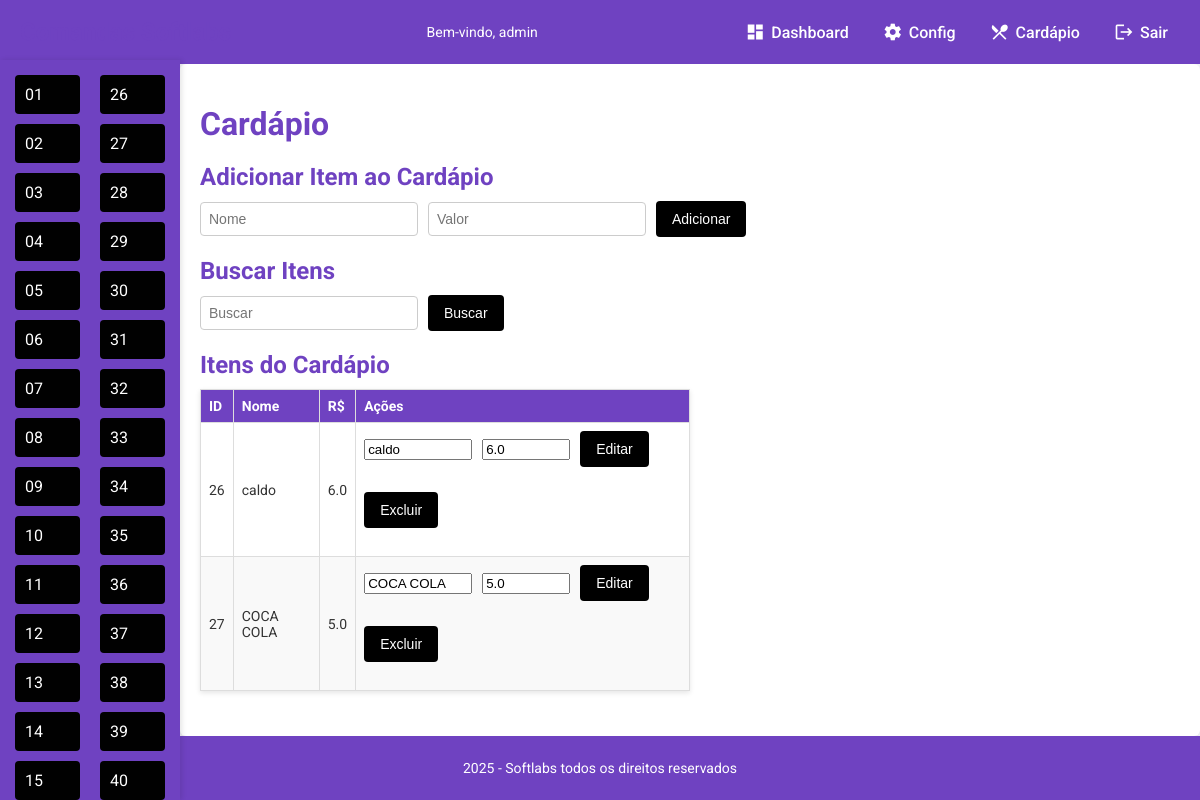
Screenshot of /espetocarioca/cardapio (signed in) with the database file from the repository.
### tables this page shows
CREATE TABLE cardapio (
        id INTEGER PRIMARY KEY AUTOINCREMENT,
        nome TEXT NOT NULL,
        valor_de_entrada REAL NOT NULL,
        quantidade INTEGER
    );

### app.py (the view, shortened to what this page needs)
@app.route('/espetocarioca/cardapio', methods=['GET', 'POST'])
@login_required
def espettocarioca_cardapio():
    username = obter_usuario_logado()
    conn = sqlite3.connect('databases/user_databases/espetocarioca.db')
    cur = conn.cursor()
    search_query = request.args.get('search', '')
    if search_query:
        cur.execute('SELECT * FROM cardapio WHERE nome LIKE ?', ('%' + search_query + '%',))
    else:
        cur.execute('SELECT * FROM cardapio')
    itens = cur.fetchall()
    conn.close()
    return render_template('espetocarioca/cardapio.html', itens=itens, username=username)

### app.py (called while the page is built)
def login_required(f):
    from functools import wraps
    @wraps(f)
    def decorated_function(*args, **kwargs):
        if 'username' not in session:
            return redirect(url_for('login'))
        return f(*args, **kwargs)
    return decorated_function

def obter_usuario_logado():
    return session.get('username', 'Administrador')

@app.context_processor
def inject_numero_de_mesas():
    conn = sqlite3.connect('databases/user_databases/espetocarioca.db')
    cursor = conn.cursor()
    cursor.execute("SELECT valor FROM configuracoes WHERE chave = 'numero_de_mesas'")
    result = cursor.fetchone()
    conn.close()
    numero_de_mesas = int(result[0]) if result else 0
    return dict(numero_de_mesas=numero_de_mesas)

def get_numero_de_mesas():
    conn = sqlite3.connect('databases/user_databases/espetocarioca.db')
    cursor = conn.cursor()
    cursor.execute("SELECT valor FROM configuracoes WHERE chave = 'numero_de_mesas'")
    result = cursor.fetchone()
    conn.close()
    return int(result[0]) if result else 0

def jinja_min(a, b):
    return min(a, b)

### templates/espetocarioca/cardapio.html (shortened to what this page needs)
{% extends "espetocarioca/base.html" %}
{% block content %}
<h1>Cardápio</h1>
<h2>Adicionar Item ao Cardápio</h2>
<form method="post" class="form-inline">
<div class="input-field">
    <input type="text" id="nome" name="nome" placeholder="Nome" required>
</div>
<div class="input-field">
    <input type="text" id="valor_de_entrada" name="valor_de_entrada" placeholder="Valor" required>
</div>
    <button type="submit" name="adicionar" class="button">Adicionar</button>
</form>
<h2>Buscar Itens</h2>
<form method="get" action="{{ url_for('espettocarioca_cardapio') }}">
<div class="input-field">
    <input type="text" id="search" name="search" placeholder="Buscar" value="{{ request.args.get('search', '') }}">
</div>
    <button type="submit" class="button">Buscar</button>
</form>
<h2>Itens do Cardápio</h2>
<table>
    <thead>
        <tr>
            <th>ID</th>
            <th>Nome</th>
            <th>R$</th>
            <th>Ações</th>
        </tr>
    </thead>
    <tbody>
        {% for item in itens %}
        <tr>
            <td>{{ item[0] }}</td>
            <td>{{ item[1] }}</td>
            <td>{{ item[2] }}</td>
            <td>
                <div class="action-buttons">
                    <form method="post" onsubmit="return confirmAction('Tem certeza que deseja editar este item?')">
                        <input type="text" name="nome" value="{{ item[1] }}" required style="width: 100px;">
                        <input type="text" name="valor_de_entrada" value="{{ item[2] }}" required style="width: 80px;">
                        <button type="submit" name="editar" class="button">Editar</button>
                    </form>
                    <form method="post" onsubmit="return confirmAction('Tem certeza que deseja excluir este item?')">
                        <button type="submit" name="excluir" class="button">Excluir</button>
                    </form>
                </div>
            </td>
        </tr>
        {% endfor %}
    </tbody>
</table>
{% endblock %}

### templates/espetocarioca/base.html (style rules this page uses)
html, body { height: 100%; margin: 0; }
body { font-family: 'Roboto', Arial, sans-serif; display: flex; flex-direction: column; min-height: 100vh; background-color: #f4f4f4; overflow-x: hidden; }

### templates/espetocarioca/cardapio.html (style rules this page uses)
body { font-family: 'Roboto', sans-serif; background-color: #f5f6fa; color: #333; }
h1, h2 { color: #6f42c1; margin-bottom: 10px; }
table { width: 50%; border-collapse: collapse; background-color: #fff; box-shadow: 0 2px 5px rgba(0,0,0,0.1); margin-bottom: 20px; font-size: 14px; }
table th, table td { border: 1px solid #ddd; padding: 8px; text-align: left; }
table th { background-color: #6f42c1; color: white; }
table tr:nth-child(even) { background-color: #f9f9f9; }
form { display: flex; flex-wrap: wrap; gap: 10px; margin-bottom: 20px; align-items: center; }
.form-inline { display: flex; flex-wrap: wrap; align-items: center; gap: 10px; margin-bottom: 15px; }
.input-field { display: flex; flex-direction: column; }
.input-field input[type="text"] { padding: 8px; border: 1px solid #ccc; border-radius: 4px; font-size: 14px; width: 200px; }
.button { background-color: #000000; color: white; border: none; padding: 10px 16px; border-radius: 4px; cursor: pointer; font-size: 14px; font-weight: 500; transition: background-color 0.3s ease; align-self: flex-start; }
.action-buttons { display: flex; gap: 5px; flex-wrap: wrap; }

### rows the page displays
cardapio: id "26", nome "caldo", valor_de_entrada "6.0"
cardapio: id "27", nome "COCA COLA", valor_de_entrada "5.0"

### other values shown
{{ username }} "admin"
{{ "%02d"|format(n) }} "01" "02" "03" "04" "05" "06" "07" "08" "09" "10" "11" "12" "13" "14" "15" "26" "27" "28" "29" "30" "31" "32" "33" "34" "35" "36" "37" "38" "39" "40"
